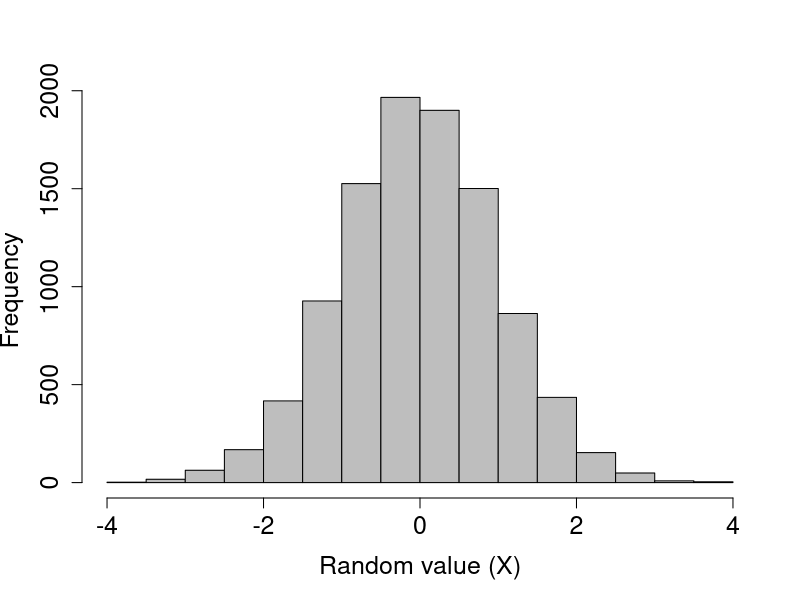
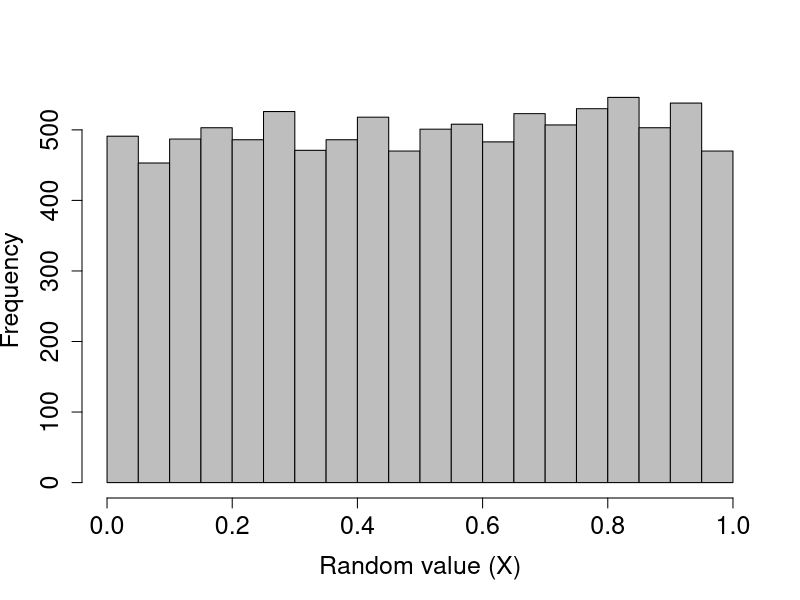
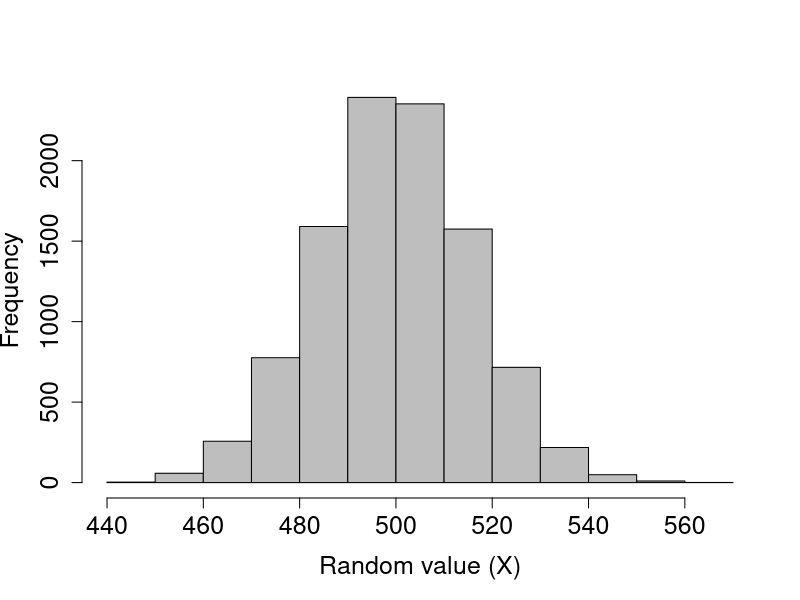
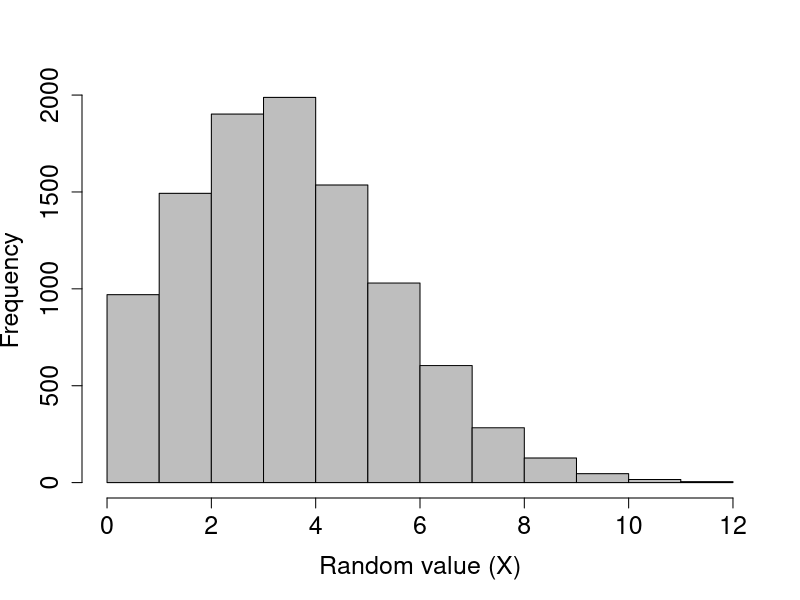
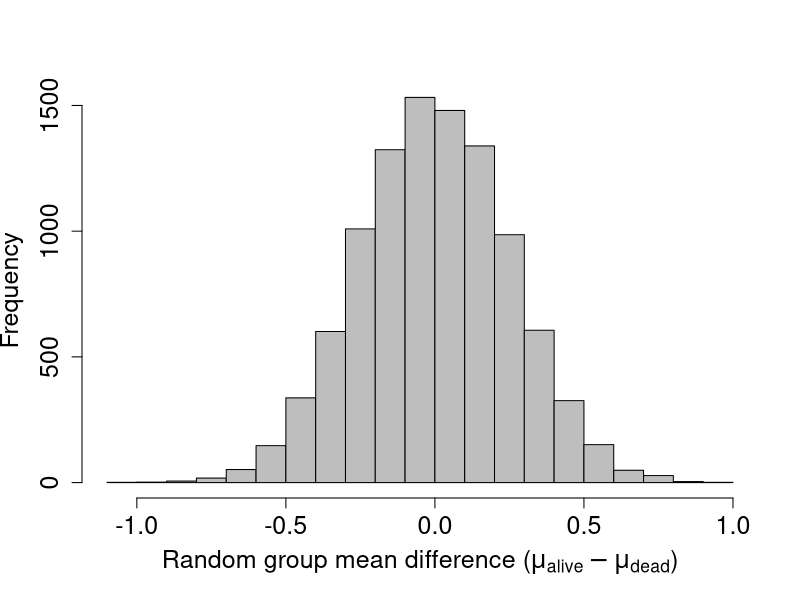
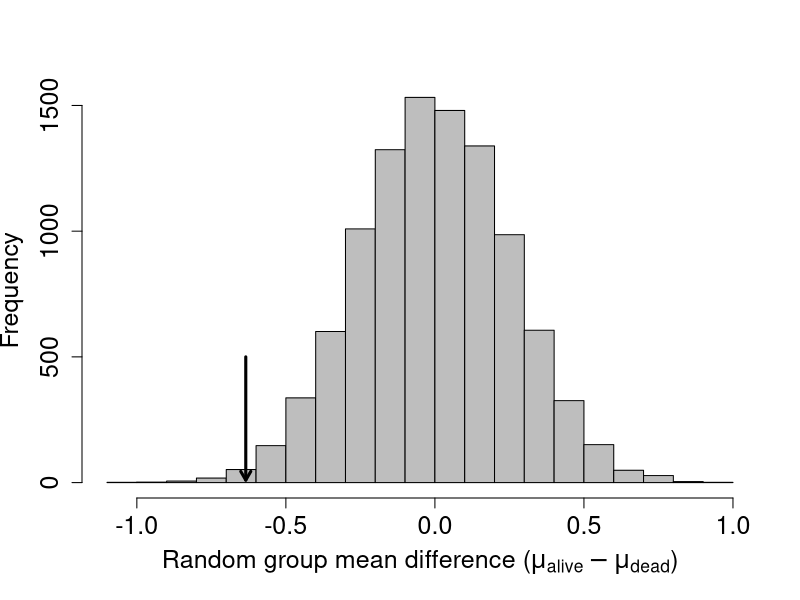

The R source for these figures, in order:
## ---- chunk 1
rand_norms_10 <- rnorm(n = 10, mean = 0, sd = 1);
## ---- chunk 2
print(rand_norms_10);
## ---- chunk 3
rand_norms_10000 <- rnorm(n = 10000, mean = 0, sd = 1);
hist(rand_norms_10000, xlab = "Random value (X)", col = "grey",
     main = "", cex.lab = 1.5, cex.axis = 1.5);
## ---- chunk 4
rand_unifs_10 <- runif(n = 10, min = 0, max = 1);
## ---- chunk 5
print(rand_unifs_10);
## ---- chunk 6
rand_unifs_10000 <- runif(n = 10000, min = 0, max = 1);
hist(rand_unifs_10000, xlab = "Random value (X)", col = "grey",
     main = "", cex.lab = 1.5, cex.axis = 1.5);
## ---- chunk 7
coin_flips <- rbinom(n = 1, size = 1000, prob = 0.5);
print(coin_flips);
## ---- chunk 8
coin_flips_2 <- rbinom(n = 2, size = 1000, prob = 0.5);
print(coin_flips_2);
## ---- chunk 9
coin_flips_10000 <- rbinom(n = 10000, size = 1000, prob = 0.5);
## ---- chunk 10
hist(coin_flips_10000, xlab = "Random value (X)", col = "grey",
     main = "", cex.lab = 1.5, cex.axis = 1.5);
## ---- chunk 11
flips_10 <- rbinom(n = 10, size = 1, prob = 0.5);
## ---- chunk 12
print(flips_10);
## ---- chunk 13
rand_poissons <- rpois(n = 10, lambda = 1);
print(rand_poissons);
## ---- chunk 14
rand_poissons_10000 <- rpois(n = 10000, lambda = 4);
hist(rand_poissons_10000, xlab = "Random value (X)", col = "grey",
     main = "", cex.lab = 1.5, cex.axis = 1.5);
## ---- chunk 15
rand_number_1 <- sample(x = 1:10, size = 1);
## ---- chunk 16
rand_number_10 <- sample(x = 1:10, size = 10);
print(rand_number_10);
## ---- chunk 17
rand_number_10_r <- sample(x = 1:10, size = 10, replace = TRUE);
print(rand_number_10_r);
## ---- chunk 18
prob_vec      <- c( rep(x = 0.05, times = 5), rep(x = 0.15, times = 5) );
rand_num_bias <- sample(x = 1:10, size = 10, replace = TRUE, prob = prob_vec);
print(rand_num_bias);
## ---- chunk 19
data("Chickweight")
head(ChickWeight);
## ---- chunk 20
rand_rows <- sample(x = 1:dim(ChickWeight)[1], size = 10);
print(ChickWeight[rand_rows,]);
## ---- chunk 21
data("mtcars");
head(mtcars);
car_names <- rownames(mtcars);
print(car_names);
## ---- chunk 22
cars_sampled <- sample(x = car_names, size = 2, replace = FALSE);
print(cars_sampled);
## ---- chunk 23
birds <- read.csv("data/Bumpus_data.csv");
## ---- chunk 24
library(knitr);
kable(head(birds));
## ---- chunk 25
bird_t_test <- t.test(birds[,5] ~ birds[,2], alternative = "less");
## ---- chunk 26
iter    <- 9999;          # Total iterations (+1 for observed data = 10k)
diff    <- NULL;          # To add difference between groups
N_birds <- dim(birds)[1]; # Total number of birds
for(i in 1:iter){   
    bird_samp   <- sample(x = birds[,2], size = N_birds, replace = FALSE);
    samp_alive  <- which(bird_samp == "alive");
    samp_dead   <- which(bird_samp == "dead");
    mn_samp_a   <- mean(birds[samp_alive, 5]);
    mn_samp_d   <- mean(birds[samp_dead, 5]);
    diff[i]     <- mn_samp_a - mn_samp_d;
}
## ---- chunk 27
xlabel <- expression( paste("Random group mean difference (", 
                            mu[alive] - mu[dead], ")" )
                      ); # Gets the Greek mu with subscripts
hist(diff, xlab = xlabel, col = "grey", main = "", cex.lab = 1.5, 
     cex.axis = 1.5, breaks = 20);
## ---- chunk 28
xlabel <- expression( paste("Random group mean difference (", 
                            mu[alive] - mu[dead], ")" )
                      ); # Gets the Greek mu with subscripts
hist(diff, xlab = xlabel, col = "grey", main = "", cex.lab = 1.5, 
     cex.axis = 1.5, breaks = 20);
obs_alive <- which(birds[,2] == "alive");
obs_dead  <- which(birds[,2] == "dead");
obs_diff  <- mean(birds[obs_alive,5]) - mean(birds[obs_dead,5]); 
arrows(x0 = obs_diff, x1 = obs_diff, y0 = 500, y1 = 10, lwd = 3, length = 0.1);
## ---- chunk 29
less_or_equal_obs <- sum(diff <= obs_diff) + 1;
total_generated   <- length(diff) + 1;
new_p_value       <- less_or_equal_obs / total_generated;
## ---- chunk 30
iter            <- 10000;
resampled_means <- NULL;
N_birds         <- dim(birds)[1]; # Total number of birds
for(i in 1:N_birds){
    resampled_totlen   <- sample(x = birds[,3], size = N_birds, replace = TRUE);
    mean_resample      <- mean(resampled_totlen);
    resampled_means[i] <- mean_resample;
}
sd_resampled_means <- sd(resampled_means);
## ---- chunk 31
lower_95CI <- mean(birds[,3]) - 1.96 * sd_resampled_means;
upper_95CI <- mean(birds[,3]) + 1.96 * sd_resampled_means;
## ---- chunk 32
lower_95CI_std <- mean(birds[,3]) - 1.96 * ( sd( birds[,3] / sqrt(N_birds) ) );
upper_95CI_std <- mean(birds[,3]) + 1.96 * ( sd( birds[,3] / sqrt(N_birds) ) );
